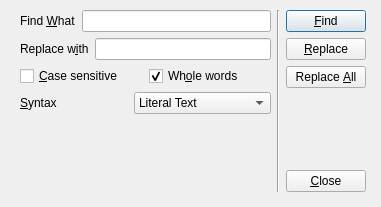
<?xml version="1.0" encoding="UTF-8"?>
<ui version="4.0">
 <class>FindReplace</class>
 <widget class="QDialog" name="FindReplace">
  <property name="geometry">
   <rect>
    <x>0</x>
    <y>0</y>
    <width>381</width>
    <height>207</height>
   </rect>
  </property>
  <property name="windowTitle">
   <string>Dialog</string>
  </property>
  <widget class="QWidget" name="layoutWidget">
   <property name="geometry">
    <rect>
     <x>20</x>
     <y>10</y>
     <width>346</width>
     <height>182</height>
    </rect>
   </property>
   <layout class="QHBoxLayout" name="horizontalLayout_5">
    <item>
     <layout class="QVBoxLayout" name="verticalLayout_3">
      <item>
       <layout class="QVBoxLayout" name="verticalLayout">
        <item>
         <layout class="QHBoxLayout" name="horizontalLayout_3">
          <item>
           <widget class="QLabel" name="label">
            <property name="text">
             <string>Find &amp;What</string>
            </property>
            <property name="buddy">
             <cstring>findwhat</cstring>
            </property>
           </widget>
          </item>
          <item>
           <widget class="QLineEdit" name="findwhat"/>
          </item>
         </layout>
        </item>
        <item>
         <layout class="QHBoxLayout" name="horizontalLayout_4">
          <item>
           <widget class="QLabel" name="label_2">
            <property name="text">
             <string>Replace w&amp;ith</string>
            </property>
            <property name="buddy">
             <cstring>replacewhat</cstring>
            </property>
           </widget>
          </item>
          <item>
           <widget class="QLineEdit" name="replacewhat"/>
          </item>
         </layout>
        </item>
       </layout>
      </item>
      <item>
       <layout class="QHBoxLayout" name="horizontalLayout">
        <item>
         <widget class="QCheckBox" name="casecheckbox">
          <property name="text">
           <string>&amp;Case sensitive</string>
          </property>
         </widget>
        </item>
        <item>
         <widget class="QCheckBox" name="wholecheckbox">
          <property name="text">
           <string>Wh&amp;ole words</string>
          </property>
          <property name="checked">
           <bool>true</bool>
          </property>
         </widget>
        </item>
       </layout>
      </item>
      <item>
       <layout class="QHBoxLayout" name="horizontalLayout_2">
        <item>
         <widget class="QLabel" name="label_3">
          <property name="text">
           <string>&amp;Syntax</string>
          </property>
          <property name="buddy">
           <cstring>syntaxcombobox</cstring>
          </property>
         </widget>
        </item>
        <item>
         <widget class="QComboBox" name="syntaxcombobox">
          <item>
           <property name="text">
            <string>Literal Text</string>
           </property>
          </item>
          <item>
           <property name="text">
            <string>Regular Expression</string>
           </property>
          </item>
         </widget>
        </item>
       </layout>
      </item>
      <item>
       <spacer name="verticalSpacer">
        <property name="orientation">
         <enum>Qt::Vertical</enum>
        </property>
        <property name="sizeHint" stdset="0">
         <size>
          <width>20</width>
          <height>28</height>
         </size>
        </property>
       </spacer>
      </item>
     </layout>
    </item>
    <item>
     <widget class="Line" name="line">
      <property name="orientation">
       <enum>Qt::Vertical</enum>
      </property>
     </widget>
    </item>
    <item>
     <layout class="QVBoxLayout" name="verticalLayout_2">
      <item>
       <widget class="QPushButton" name="findbutton">
        <property name="text">
         <string>&amp;Find</string>
        </property>
       </widget>
      </item>
      <item>
       <widget class="QPushButton" name="replacebutton">
        <property name="text">
         <string>&amp;Replace</string>
        </property>
       </widget>
      </item>
      <item>
       <widget class="QPushButton" name="repallbut">
        <property name="text">
         <string>Replace &amp;All</string>
        </property>
       </widget>
      </item>
      <item>
       <spacer name="verticalSpacer_2">
        <property name="orientation">
         <enum>Qt::Vertical</enum>
        </property>
        <property name="sizeHint" stdset="0">
         <size>
          <width>20</width>
          <height>38</height>
         </size>
        </property>
       </spacer>
      </item>
      <item>
       <widget class="QPushButton" name="closebut">
        <property name="text">
         <string>&amp;Close</string>
        </property>
       </widget>
      </item>
     </layout>
    </item>
   </layout>
  </widget>
 </widget>
 <tabstops>
  <tabstop>findwhat</tabstop>
  <tabstop>replacewhat</tabstop>
  <tabstop>casecheckbox</tabstop>
  <tabstop>wholecheckbox</tabstop>
  <tabstop>syntaxcombobox</tabstop>
  <tabstop>findbutton</tabstop>
  <tabstop>replacebutton</tabstop>
  <tabstop>repallbut</tabstop>
  <tabstop>closebut</tabstop>
 </tabstops>
 <resources/>
 <connections>
  <connection>
   <sender>closebut</sender>
   <signal>clicked()</signal>
   <receiver>FindReplace</receiver>
   <slot>reject()</slot>
   <hints>
    <hint type="sourcelabel">
     <x>284</x>
     <y>182</y>
    </hint>
    <hint type="destinationlabel">
     <x>195</x>
     <y>-16</y>
    </hint>
   </hints>
  </connection>
 </connections>
</ui>
